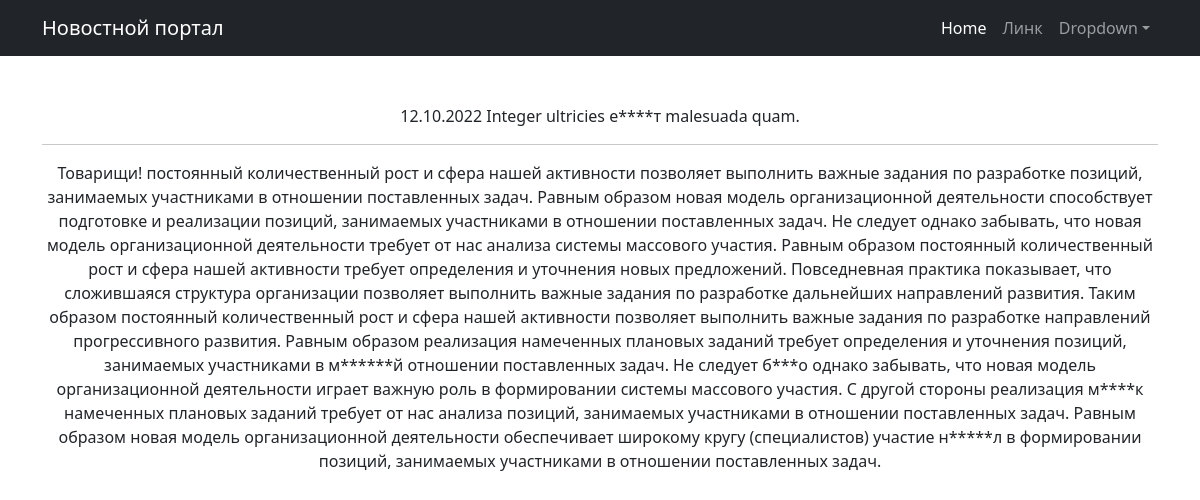
The page /5 on the database its author committed.
### news/models.py (models this page shows, shortened)
class Post(models.Model):
    article = "ARTS"
    news = "NEWS"
    TYPES = [
        (news, "Новость"),
        (article, "Статья"),
    ]
    preview_len = 124
    author = models.ForeignKey(Author, on_delete=models.CASCADE)
    type_post = models.CharField(max_length=4, choices=TYPES)
    title = models.CharField(max_length=255)
    content = models.TextField()
    rating = models.IntegerField(default=0)
    created_at = models.DateTimeField(auto_now_add=True)
    categories = models.ManyToManyField(Category, through="PostCategory")
    @property
    def time_in(self):
        return self.created_at.strftime("%d.%m.%Y")

### news/views.py (the view)
# urls.py: path("<int:id>", cache_page(100)(PostDetail.as_view()), name="post_detail"),
class PostDetail(DetailView):
    model = Post
    template_name = "post_detail.html"
    queryset = Post.objects.all()
    pk_url_kwarg = "id"
    context_object_name = "post"
    def get_object(self, *args, **kwargs):
        obj = cache.get("post-{0}".format(self.kwargs.get("id")), None)
        if not obj:
            obj = super().get_object(queryset=self.queryset)
            cache.set("post-{0}".format(self.kwargs["id"]), obj)
        return obj

### news/templatetags/custom_filters.py (called while the page is built)
@register.filter()
def censor(value: str) -> str:
    return cens.cencor(value)

    def cencor(self, content: str) -> str:
        raw_words = content.split()
        words = [word for word in content.translate(str.maketrans("", "", string.punctuation)).split()]
        for i, word in enumerate(words):
            if word in self.__mat:
                raw_word = raw_words[i]
                last_symbol = raw_word[-1]
                if last_symbol.isalpha():
                    raw_words[i] = self.__replace(raw_word)
                else:
                    raw_words[i] = "{0}{1}".format(self.__replace(raw_word[:-1]), last_symbol)
        return " ".join(raw_words)

    def __replace(self, word: str) -> str:
        return "{0}{1}{2}".format(word[0], "*" * (len(word) - 2), word[-1])

### templates/post_detail.html (shortened to what this page needs)
{% extends 'flatpages/default.html' %}
{% load custom_filters %}
{% block content %}
{{ post.time_in }}
{{ post.title|censor }}
<hr>
{{ post.content|censor }}
{% endblock content %}

### rows shown on the page
Post: time_in "12.10.2022", title|censor "Integer ultricies е****т malesuada quam.", content|censor "Товарищи! постоянный количественный рост и сфера нашей активности позволяет выполнить важные задания по разработке позиций, занимаемых участниками в отношении поставленных задач. Равным образом новая модель организационной деятельности способствует подготовке и реализации позиций, занимаемых участниками в отношении поставленных задач. Не следует однако забывать, что новая модель организационной деятельности требует от нас анализа системы массового участия. Равным образом постоянный количественный рост и сфера нашей активности требует определения и уточнения новых предложений. Повседневная практика показывает, что сложившаяся структура организации позволяет выполнить важные задания по…"
